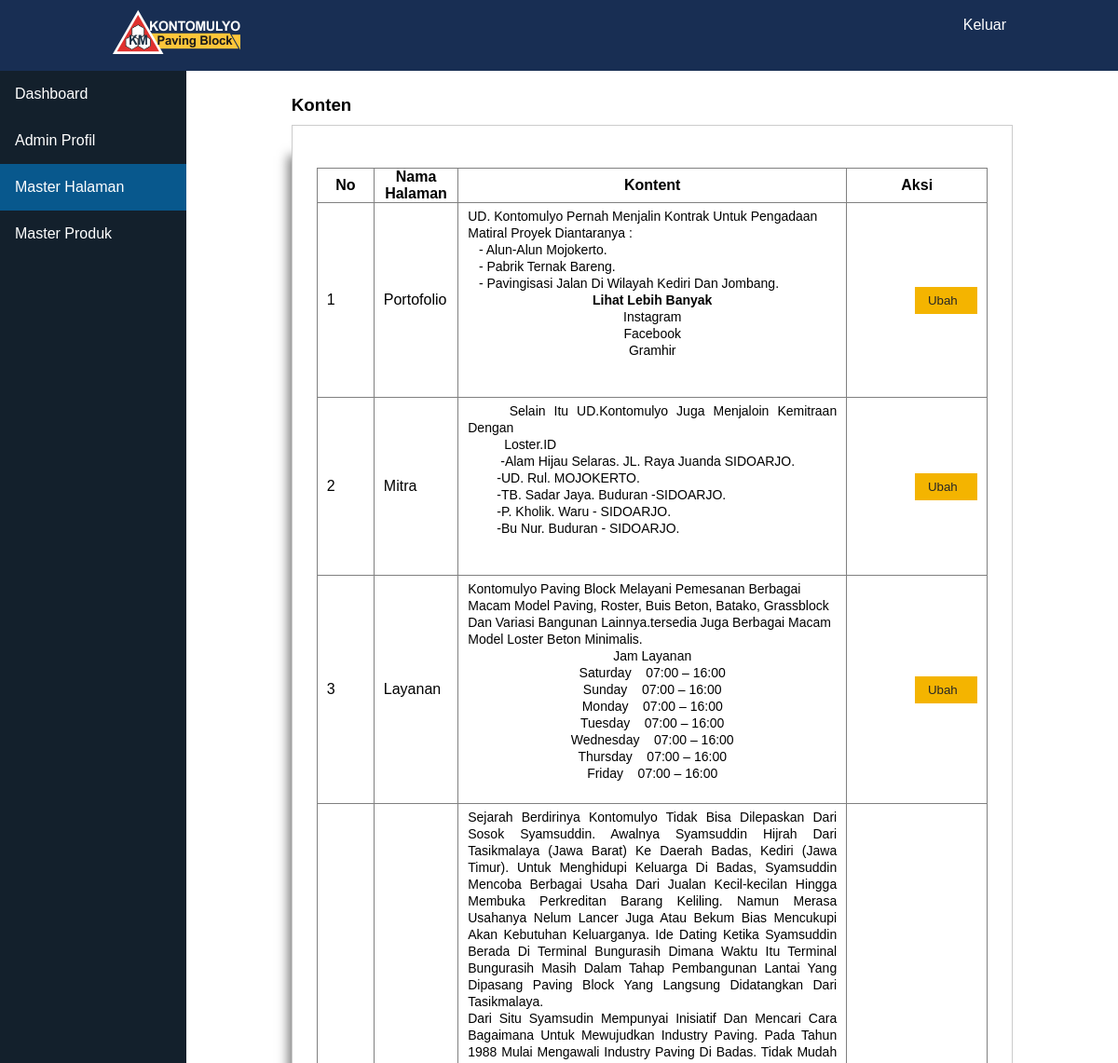
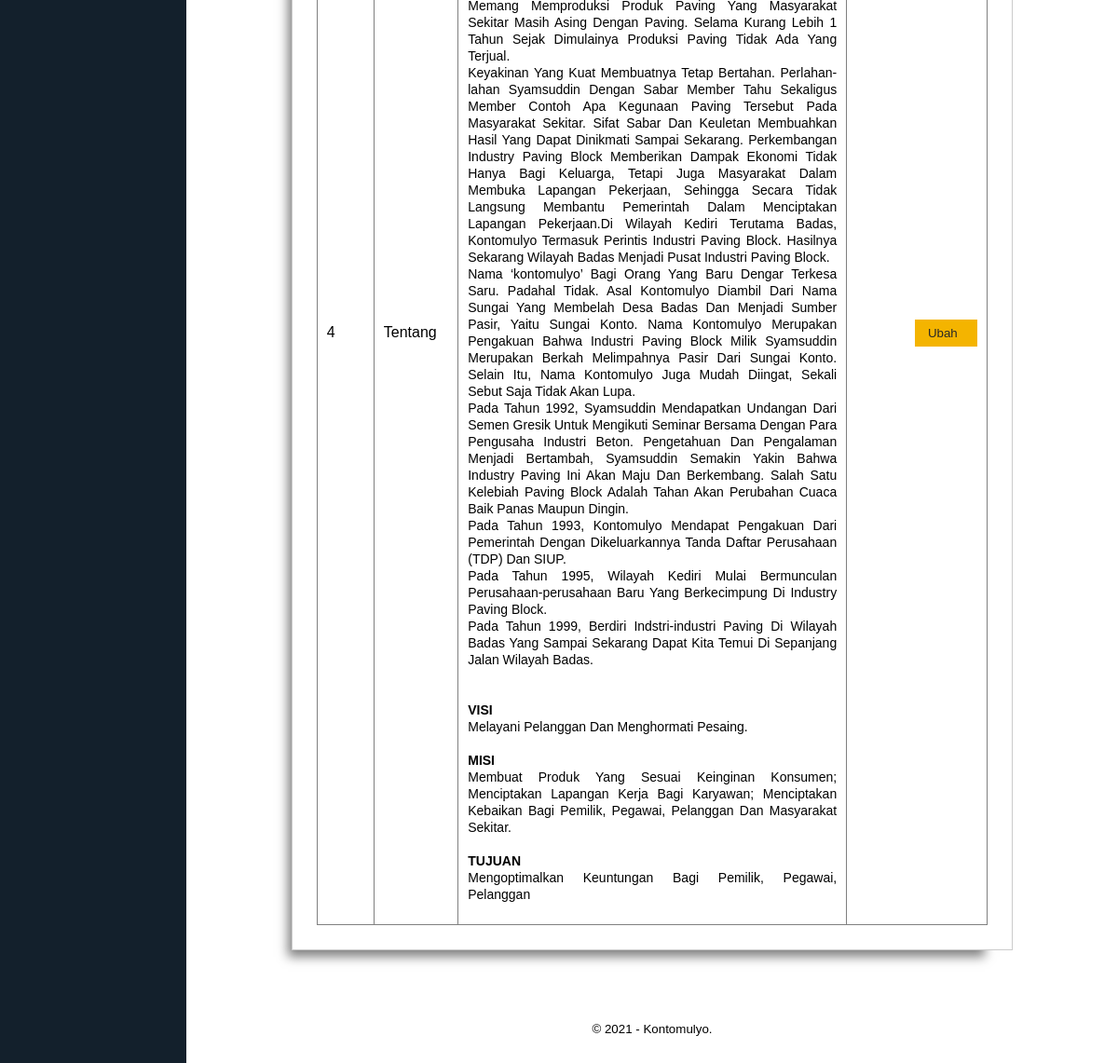
/master-halaman.php (signed in), run on the app's committed database (2 pictures, top to bottom).
### tables this page shows
CREATE TABLE `tb_page_content` (
  `content_id` int(11) NOT NULL,
  `page_name` varchar(100) NOT NULL,
  `content_name` text NOT NULL
);

### master-halaman.php (the view, shortened to what this page needs)
<?php
	include 'db.php';
?>
<!DOCTYPE html>
<html>
<head>
	<link rel="stylesheet" type="text/css" href="css/style.css">
	<link rel="stylesheet" type="text/css" href="css/sidebar.css">
</head>
<body>
	<header>
		<div class="container">
			<h1><a href="dashboard.php"><img src="img/km-logo.png" /></a></h1>
			<br><ul></li><a href="keluar.php">Keluar</a></li></ul></br>
		</div>
		</header>
<div class="sidebar">
  				<a href="dashboard.php">Dashboard</a>
				<a href="profil.php">Admin Profil</a>
<a class="active" href="master-halaman.php">Master Halaman</a>
				<a  href="master-produk.php">Master Produk</a>
</div>
<div class="content">
	<div class="section">
		<div class="container">
			<h3>Konten</h3>
			<div class="box">
			<div style="overflow:auto; width:100%px; height:auto; padding:10px; border:1px solid white">
				<table border="1" cellspacing="0" class="table">
					<thead>
						<tr>
							<th width="60px">No</th>
							<th>Nama Halaman</th>
							<th>Kontent</th>
							<th width="150px">Aksi</th>
						</tr>
					</thead>
					<option><tbody>
						<?php
							$no = 1;
							$isi = mysqli_query($conn, "SELECT * FROM tb_page_content ORDER BY content_id DESC");
							if(mysqli_num_rows($isi) > 0){
							while($row = mysqli_fetch_array($isi)){
						?>
						<tr>
							<td><?php echo $no++ ?></td>
								<td><?php echo $row['page_name'] ?></td>
								<td><?php echo $row['content_name'] ?></td>
								<td>
										<a href 	="edit-konten-halaman.php?id=	<?php echo $row['content_id']?>">
										<input type	="submit" name ="submit" value="Ubah  " class="btn_edit_data"></a>
							</td>
						</tr>
						<?php }}else{ ?>
							<tr>
								<td colspan="3">Tidak ada data</td>
							</tr>
						<?php } ?>
					</tbody></option>
				</table>
			</div>
		</div>
	</div>
</div>
	<footer>
		<div class="container">
			<center><small>&copy; 2021 - Kontomulyo.</small></center>
		</div>
	</footer>
</body>
</html>

### css/style.css (style rules this page uses)
* { padding:0; margin:0; font-family: 'Roboto', sans-serif; font-family: 'Zen Kaku Gothic Antique', sans-serif; }
body { background-color: #ffffff; }
a { color: inherit; text-decoration: none; }
.btn_edit_data { padding: 7px 14px; background-color: #F4B400; color: rgb(39, 39, 39); border: none; cursor: pointer; float: right; }
header { background-color: #182e53; color: #fff; position: top; }
header h1 { float: left; padding:10px 0; }
header ul { float: right; }
footer { padding:25px 0; }
.container { width: 80%; margin:0 auto; }
.container:after { content: ''; display: block; clear: both; }
.section { padding:25px 0; }
.box { background-color: #fff; border:1px solid #ccc; padding:15px; box-sizing: border-box; margin:10px 0 25px 0; box-shadow: -17px 20px 11px -13px rgba(0,0,0,0.5); -webkit-box-shadow: -17px 20px 11px -13px rgba(0,0,0,0.5); -moz-box-shadow: -17px 20px 11px -13px rgba(0,0,0,0.5); }
.box:after { content: ''; display: block; clear: both; }
.table { width: 100%; border-collapse: collapse; }
.table tr { height: 30px; }
.table tr td { padding:5px 10px; }

### css/sidebar.css (style rules this page uses)
body { margin: 0; font-family: "Lato", sans-serif; }
.sidebar { margin: 0; padding: 0; width: 200px; background-color: #13202c; position: absolute; height: 200%; overflow: auto; }
.sidebar a { display: block; color: rgb(255, 255, 255); padding: 16px; text-decoration: none; }
.sidebar a.active { background-color: #08588d; color: white; }
div.content { margin-left: 200px; padding: 1px 16px; height: 100%; }

### data on the page
tb_page_content: page_name "Portofolio", content_name "UD. Kontomulyo Pernah Menjalin Kontrak Untuk Pengadaan Matiral Proyek Diantaranya : - Alun-Alun Mojokerto. - Pabrik Ternak Bareng. - Pavingisasi Jalan Di Wilayah Kediri Dan Jombang. Lihat Lebih Banyak Instagram Facebook Gramhir"
tb_page_content: page_name "Mitra", content_name "Selain Itu UD.Kontomulyo Juga Menjaloin Kemitraan Dengan Loster.ID -Alam Hijau Selaras. JL. Raya Juanda SIDOARJO. -UD. Rul. MOJOKERTO. -TB. Sadar Jaya. Buduran -SIDOARJO. -P. Kholik. Waru - SIDOARJO. -Bu Nur. Buduran - SIDOARJO."
tb_page_content: page_name "Layanan", content_name "Kontomulyo Paving Block Melayani Pemesanan Berbagai Macam Model Paving, Roster, Buis Beton, Batako, Grassblock Dan Variasi Bangunan Lainnya.tersedia Juga Berbagai Macam Model Loster Beton Minimalis. Jam Layanan Saturday 07:00 – 16:00 Sunday 07:00 – 16:00 Monday 07:00 – 16:00 Tuesday 07:00 – 16:00 Wednesday 07:00 – 16:00 Thursday 07:00 – 16:00 Friday 07:00 – 16:00"
tb_page_content: page_name "Tentang", content_name "Sejarah Berdirinya Kontomulyo Tidak Bisa Dilepaskan Dari Sosok Syamsuddin. Awalnya Syamsuddin Hijrah Dari Tasikmalaya (Jawa Barat) Ke Daerah Badas, Kediri (Jawa Timur). Untuk Menghidupi Keluarga Di Badas, Syamsuddin Mencoba Berbagai Usaha Dari Jualan Kecil-kecilan Hingga Membuka Perkreditan Barang Keliling. Namun Merasa Usahanya Nelum Lancer Juga Atau Bekum Bias Mencukupi Akan Kebutuhan Keluarganya. Ide Dating Ketika Syamsuddin Berada Di Terminal Bungurasih Dimana Waktu Itu Terminal Bungurasih Masih Dalam Tahap Pembangunan Lantai Yang Dipasang Paving Block Yang Langsung Didatangkan Dari Tasikmalaya. Dari Situ Syamsudin Mempunyai Inisiatif Dan Mencari Cara Bagaimana Untuk Mewujudkan Industry…"
